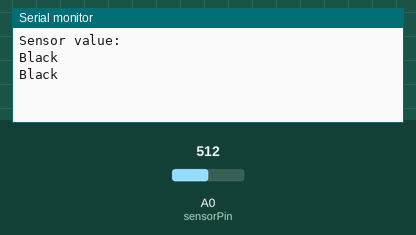
Recording of a sketch running on a simulated Arduino Uno, built with avr-gcc and run on an emulated ATmega328P. Parts: the last lines printed to the serial monitor. The inputs (shaded band) are chosen by the test bench; at power-on: A0 (sensorPin) = 512.

Above: at 1.8 s.
1.9 s: A0 (sensorPin) set to 835
At 2.4 s:
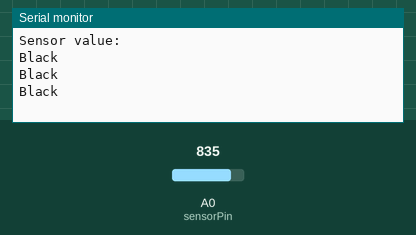
3.4 s: A0 (sensorPin) set to 865
At 4.8 s:
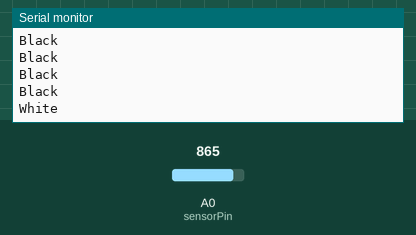

The sketch:

QRD1114_Tester.ino
```cpp
// Tachometer using a QRD114
// QRD1114 reads the colour of the spinning object.
// Assume spinning object is black, with a white spot or area
// painted on to count a rotation

#define sensorPin A0

boolean determineColour(void);

int revolutions;

void setup() {
  // put your setup code here, to run once:
  Serial.begin(9600);
  Serial.println("Sensor value: ");
  int RPM;
  int RPS;

}

void loop() {
  determineColour();
  //Serial.println(analogRead(A0));
  delay(1000);
}

boolean determineColour( void ) {
  //Get value read from sensor
  int readVal = (analogRead(sensorPin));

  //Determine if the colour is white or black
  if( readVal > 850 ){
    Serial.println("White");
    return true;
  }
  else{
    Serial.println("Black");
    return false;

  }
}
```

Measured:
- the behaviour switches between 850 and 851 on A0 (sensorPin) (found by bisection; images 1 and 2)
- after the input at 3.4 s, the serial monitor: prints a new line after 0.60 s (image 2)
